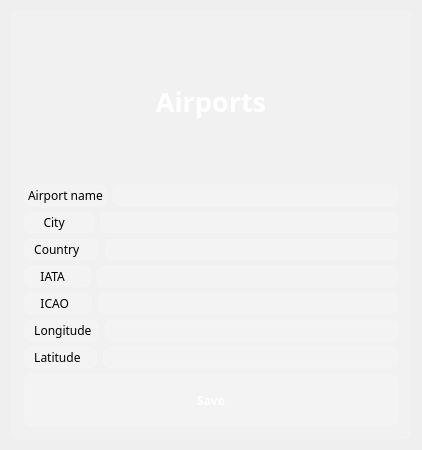
<?xml version="1.0" encoding="UTF-8"?>
<ui version="4.0">
 <class>Dialog</class>
 <widget class="QDialog" name="Dialog">
  <property name="geometry">
   <rect>
    <x>0</x>
    <y>0</y>
    <width>422</width>
    <height>450</height>
   </rect>
  </property>
  <property name="windowTitle">
   <string>Dialog</string>
  </property>
  <property name="styleSheet">
   <string notr="true">font-family: Noto Sans SC;
</string>
  </property>
  <layout class="QVBoxLayout" name="verticalLayout">
   <item>
    <widget class="QFrame" name="new_transaction">
     <property name="styleSheet">
      <string notr="true">background-color: rgba(255, 255, 255, 30); 
border: 1px solid rgba(255,255,255,40);
border-radius: 7px;</string>
     </property>
     <property name="frameShape">
      <enum>QFrame::Shape::NoFrame</enum>
     </property>
     <property name="frameShadow">
      <enum>QFrame::Shadow::Raised</enum>
     </property>
     <layout class="QVBoxLayout" name="verticalLayout_21">
      <property name="spacing">
       <number>6</number>
      </property>
      <property name="leftMargin">
       <number>12</number>
      </property>
      <property name="topMargin">
       <number>12</number>
      </property>
      <property name="rightMargin">
       <number>12</number>
      </property>
      <property name="bottomMargin">
       <number>12</number>
      </property>
      <item>
       <widget class="QLabel" name="lbl_new_transaction">
        <property name="font">
         <font>
          <family>Noto Sans SC</family>
          <pointsize>20</pointsize>
          <bold>true</bold>
         </font>
        </property>
        <property name="styleSheet">
         <string notr="true">color: white;
font-weight: bold;
font-size: 20pt;
background-color: none;
border: none;</string>
        </property>
        <property name="text">
         <string>Airports</string>
        </property>
        <property name="alignment">
         <set>Qt::AlignmentFlag::AlignCenter</set>
        </property>
       </widget>
      </item>
      <item>
       <layout class="QHBoxLayout" name="horizontalLayout">
        <item>
         <widget class="QLabel" name="label_2">
          <property name="text">
           <string>Airport name</string>
          </property>
         </widget>
        </item>
        <item>
         <widget class="QLineEdit" name="le_name"/>
        </item>
       </layout>
      </item>
      <item>
       <layout class="QHBoxLayout" name="horizontalLayout_2">
        <item>
         <widget class="QLabel" name="label">
          <property name="text">
           <string>     City        </string>
          </property>
         </widget>
        </item>
        <item>
         <widget class="QLineEdit" name="le_city"/>
        </item>
       </layout>
      </item>
      <item>
       <layout class="QHBoxLayout" name="horizontalLayout_3">
        <item>
         <widget class="QLabel" name="label_3">
          <property name="text">
           <string>  Country     </string>
          </property>
         </widget>
        </item>
        <item>
         <widget class="QLineEdit" name="le_country"/>
        </item>
       </layout>
      </item>
      <item>
       <layout class="QHBoxLayout" name="horizontalLayout_4">
        <item>
         <widget class="QLabel" name="label_4">
          <property name="text">
           <string>    IATA       </string>
          </property>
         </widget>
        </item>
        <item>
         <widget class="QLineEdit" name="le_iata"/>
        </item>
       </layout>
      </item>
      <item>
       <layout class="QHBoxLayout" name="horizontalLayout_5">
        <item>
         <widget class="QLabel" name="label_5">
          <property name="text">
           <string>    ICAO      </string>
          </property>
         </widget>
        </item>
        <item>
         <widget class="QLineEdit" name="le_icao"/>
        </item>
       </layout>
      </item>
      <item>
       <layout class="QHBoxLayout" name="horizontalLayout_8">
        <item>
         <widget class="QLabel" name="label_7">
          <property name="text">
           <string>  Longitude </string>
          </property>
         </widget>
        </item>
        <item>
         <widget class="QLineEdit" name="le_longitude"/>
        </item>
       </layout>
      </item>
      <item>
       <layout class="QHBoxLayout" name="horizontalLayout_7">
        <item>
         <widget class="QLabel" name="label_6">
          <property name="text">
           <string>  Latitude    </string>
          </property>
         </widget>
        </item>
        <item>
         <widget class="QLineEdit" name="le_latitude"/>
        </item>
       </layout>
      </item>
      <item>
       <widget class="QPushButton" name="btn_new_transaction">
        <property name="minimumSize">
         <size>
          <width>230</width>
          <height>50</height>
         </size>
        </property>
        <property name="font">
         <font>
          <family>Noto Sans SC</family>
          <bold>true</bold>
         </font>
        </property>
        <property name="styleSheet">
         <string notr="true">QPushButton{
	color: rgb(255, 255, 255);
     background-color:rgba(255,255,255,30);
     border: 1px solid rgba(255,255,255,40);
     border-radius:7px;
width: 230;
height: 50;
}
QPushButton:hover{
background-color:rgba(255,255,255,30);
}
QPushButton:pressed{
background-color:rgba(255,255,255,70);
}</string>
        </property>
        <property name="text">
         <string>Save</string>
        </property>
        <property name="icon">
         <iconset resource="res-rs.qrc">
          <normaloff>:/icons/icons/post_add_white_24dp.svg</normaloff>:/icons/icons/post_add_white_24dp.svg</iconset>
        </property>
        <property name="iconSize">
         <size>
          <width>24</width>
          <height>24</height>
         </size>
        </property>
       </widget>
      </item>
     </layout>
    </widget>
   </item>
  </layout>
 </widget>
 <resources>
  <include location="res-rs.qrc"/>
  <include location="res-rs.qrc"/>
 </resources>
 <connections/>
</ui>
